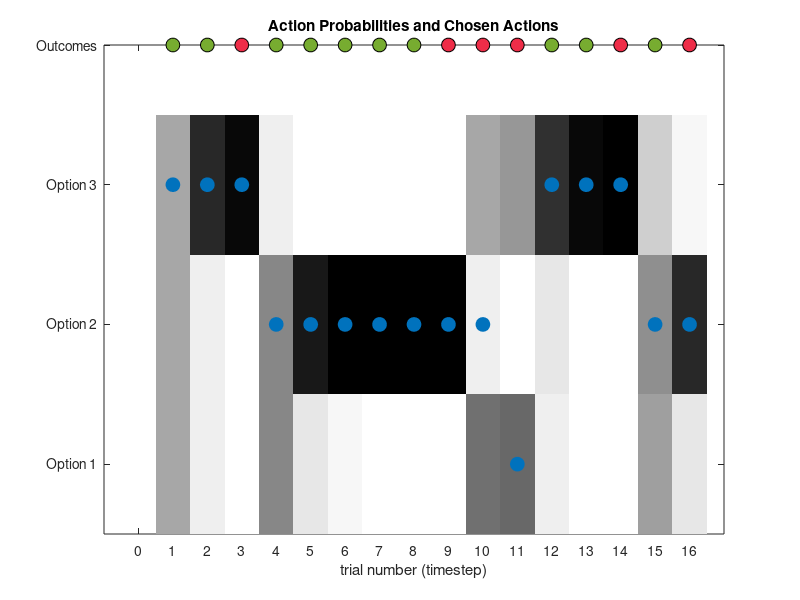

MATLAB code for this plot:
% RL 16: Rescorla-Wagner (RW) 2 learning rates (LR) + 1 forgetting rate (FR) + error-dependent decision noise model 
% 
% Simulation & plotting script for the three-armed bandit (TAB) task 

%% Set up
% Example block probabilities for a single block.
BlockProbs = [0.4937 0.8078 0.6343; % win probability
              0.5063 0.1922 0.3657];% loss probability

% RW 2LR + 1FR + error-depend decision noise model parameters
% 1) learning rate for wins (range between 0 and 1)
params.alpha_win = 0.5;
% 2) learning rate for losses (range between 0 and 1)
params.alpha_loss = 0.7;
% 3) forgetting rate (range between 0 and 1)
params.psi = 0.25;
% 4) information bonus (any real value)
params.gamma = 0.01;
% 5) initial inverse temperature (range > 0)
params.beta_0 = 4;
% 6) inverse temperature update rate (range between 0 and 1)
params.alpha_d = 0.5;

%% Run simulation

% For a decision task with N choices.
N_CHOICES = 3;
% Total number of trials (T) per block.
T = 16;

% Set up vectors with dimensions for both time and number of choices to keep track of
% components of choice value over time:
expected_value_w_info = zeros(N_CHOICES, T);    % overall expected value
expected_reward_value = zeros(N_CHOICES, T);    % value of expected reward
expected_info_value = zeros(N_CHOICES, T);      % value of expected information gain
last_chosen = zeros(N_CHOICES, T);              % trial number where an action was last taken  

% Represents the probability distribution (P) over choices on each trial.
P = zeros(N_CHOICES, T);

% Empty vectors to store stimulated choices, rewards, action probabilities, and
% prediction error, and beta values.
sim_choices = zeros(1, T);
sim_rewards = zeros(1, T);
action_probabilities = zeros(1, T);
prediction_error_sequence = zeros(1,T);
beta = zeros(1, T);
beta(1) = params.beta_0; % set initial value

% For each trial (timestep)...
for t = 1:T
    
    % Compute expected value for each option.
    expected_info_value(:, t) = (t-last_chosen(:,t));
    expected_value_w_info(:, t) = expected_reward_value(:, t) + params.gamma*expected_info_value(:, t);
    
    % Compute action probabilities.
    P(:, t) = exp(beta(t) * expected_value_w_info(:, t)) / sum(exp(beta(t) * expected_value_w_info(1:N_CHOICES, t)));
    
    % Simulate actions.
    choice_at_t = find(rand < cumsum(P(:,t)),1);
    sim_choices(1,t) = choice_at_t;
    
    % Store the probability of chosen action on current trial.
    action_probabilities(t) = P(choice_at_t, t);
    
    % Copy previous values (to keep unchosen choices at
    % the same value from the previous timestep).
    expected_reward_value(:, t + 1) = expected_reward_value(:, t);
    last_chosen(:, t + 1) = last_chosen(:, t);
    last_chosen(choice_at_t, t + 1) = t;
    
    % Simulate rewards.
    outcome = find(rand < cumsum(BlockProbs(:, choice_at_t)), 1); % 1: win, 2: loss
    sim_rewards(1, t) =  -1 * (outcome -2); % 1: win, 0: loss
    
    % Compute prediction error.
    if sim_rewards(1, t) == 1
        prediction_error = sim_rewards(1, t) - expected_reward_value(choice_at_t, t);
    elseif sim_rewards(1, t) == 0
        reward_trans = -1; % transform loss value to -1
        prediction_error = reward_trans - expected_reward_value(choice_at_t, t);
    end
    
    % Update expected reward value of the chosen option.
    if sim_rewards(1, t) == 1
        expected_reward_value(choice_at_t, t+1) = expected_reward_value(choice_at_t, t) + params.alpha_win*prediction_error;
    elseif  sim_rewards(1, t) == 0
        expected_reward_value(choice_at_t, t+1) = expected_reward_value(choice_at_t, t) + params.alpha_loss*prediction_error;
    end
    
    % Forgetting for unchosen options.
    unchose_opt_ls = find([1 2 3] ~= choice_at_t);
    expected_reward_value(unchose_opt_ls, t+1) = (1-params.psi)*(expected_reward_value(unchose_opt_ls, t));
    
    % Update beta values.
    beta(t+1) = beta(t) + params.alpha_d*prediction_error;
    beta(t+1) = max(beta(t+1), 0.01); % keep it above 0.01
    
    % Store the value of prediction error. 
    prediction_error_sequence(t) = prediction_error;
    
    % Trims final value in expected reward value (is an extra value beyond
    % trials).
    expected_reward_value = expected_reward_value(:, 1:T);
    
end

%% Plotting
% Plot the choices(blue), outcomes(green/red), and action probabilties (gray scale; darker = higher probability) 
% of all options across trials (timestep).
col = {[0, 0.4470, 0.7410], ...       % blue
       [0.4660, 0.6740, 0.1880], ...  % green
       [0.9350, 0.1780, 0.2840], ...  % red
      };                    
cols = [0:1/32:1; 0:1/32:1; 0:1/32:1]';
MarkerSize = 10;

figure(1)
for i = 1:T
    if sim_rewards(1, i) == 1
        plot(i,4,'o','MarkerSize',MarkerSize,"MarkerEdgeColor", 'black','MarkerFaceColor',col{2})
        hold on
    else
        plot(i,4,'o','MarkerSize',MarkerSize,"MarkerEdgeColor", 'black','MarkerFaceColor',col{3})
        hold on
    end
end

imagesc([1 - P]); colormap(cols) , hold on
plot([sim_choices],'o','MarkerSize',MarkerSize,"MarkerEdgeColor", col{1},'MarkerFaceColor',col{1})
xlabel("trial number (timestep)")
title('Action Probabilities and Chosen Actions')
xlim([-1,T+1])
set(gca, 'XTick', [0:T]),
set(gca, 'YTick', [1:4]), set(gca, 'YTickLabel', {'Option 1','Option 2','Option 3' 'Outcomes' })
